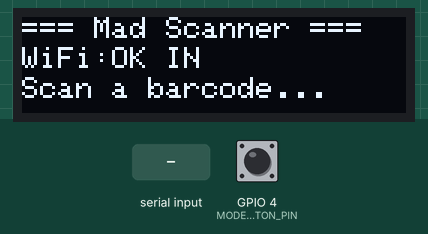
Recording of a sketch running on a simulated ESP32. Parts: 128×32 one-colour display. The test bench sets the inputs (shaded band); at power-on: GPIO 4 (MODE_BUTTON_PIN) HIGH. WiFi joins after 1.5 s; servers stay silent unless stated; uploads are accepted with an empty reply; what the sketch prints to the serial monitor is not drawn.

Above: at 5.0 s.
5.1 s: "out 1\n" received over the second serial link
At 7.7 s:
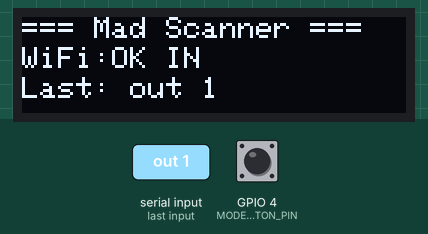
9.7 s: GPIO 4 (MODE_BUTTON_PIN) pulled LOW for 1.55 s
At 12.6 s:
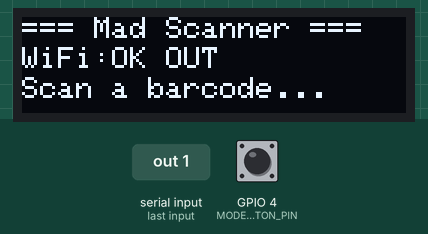
13.0 s: "in 1\n" received over the second serial link
At 16.4 s:
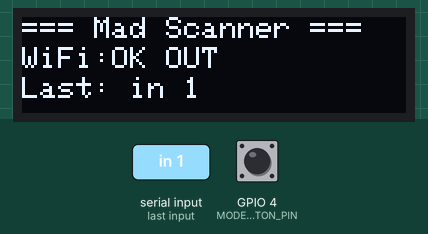
17.6 s: "HTTP/1.1 \n" received over the second serial link
At 20.1 s:
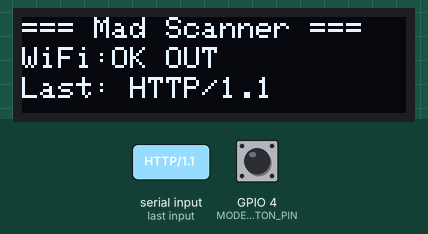
22.2 s: ":\n" received over the second serial link
At 25.6 s:
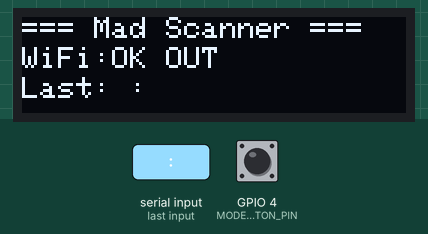
26.8 s: "out 150\n" received over the second serial link
At 29.4 s:
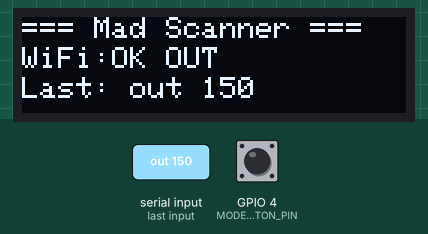
Timing chart, 0 to 30.9 s (numbered marks = the images above; inputs shaded):
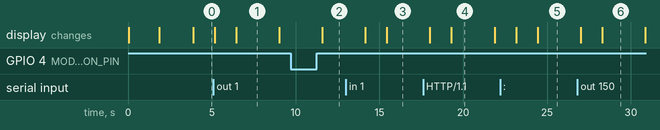

Measured:
- after the input at 5.1 s, the display: first changes after 0.07 s (image 1 shows a later state)
- after the input at 9.7 s, the display: changes after 1.9 s (image 2)
- after the input at 13.0 s, the display: first changes after 1.2 s (image 3 shows a later state)
- after the input at 17.6 s, the display: first changes after 0.41 s (image 4 shows a later state)
- after the input at 22.2 s, the display: first changes after 0.96 s (image 5 shows a later state)
- after the input at 26.8 s, the display: first changes after 0.21 s (image 6 shows a later state)
- what the display in image 1 shows lasts 2.5 s, from 6.5 s to 9.0 s

The sketch:

mad_scanner.ino
```cpp
#include <Wire.h>
#include <Adafruit_GFX.h>
#include <Adafruit_SSD1306.h>
#include <WiFi.h>
#include <WiFiClient.h>

// OLED Display setup
#define SCREEN_WIDTH 128
#define SCREEN_HEIGHT 32
#define OLED_RESET -1
Adafruit_SSD1306 display(SCREEN_WIDTH, SCREEN_HEIGHT, &Wire, OLED_RESET);

// UART for barcode scanner (SEN0486)
#define RXD 16  // ESP32 RX pin
#define TXD 17  // ESP32 TX pin
#define MODE_BUTTON_PIN 4  // Button to toggle IN/OUT mode (to GND)

// WiFi credentials
const char* ssid = "UniFi";
const char* password = "Tommeltot2020";

// API settings
const char* apiHostIp = "194.181.228.25";
const int apiPort = 80;
const char* apiHostHeader = "mad.cardinal.webd.pro";
const char* apiPath = "/api.php?endpoint=scan";
const char* apiPathGetMode = "/api.php?endpoint=device.get_mode";
const char* deviceToken = "mad-esp32-2026";

// State management
String lastScannedBarcode = "";
uint32_t lastScanTime = 0;
bool isConnected = false;
uint32_t lastDisplayRefresh = 0;
uint32_t lastWifiRetryAt = 0;
bool lastButtonState = HIGH;
uint32_t lastButtonDebounceAt = 0;
String lastSubmittedBarcode = "";
String lastSubmittedMode = "";
uint32_t lastSubmittedAt = 0;
const uint32_t duplicateWindowMs = 6000;
uint32_t lastModePollAt = 0;
const uint32_t modePollIntervalMs = 500;  // Poll every 500ms for responsive feedback

String normalizeBarcode(String barcode) {
    barcode.trim();
    if (barcode.length() == 0) {
        return "";
    }

    bool allDigits = true;
    for (int i = 0; i < barcode.length(); i++) {
        if (!isDigit(barcode[i])) {
            allDigits = false;
            break;
        }
    }

    if (!allDigits) {
        return barcode;
    }

    // Collapse repeated numeric payloads like EANx2/EANx3.
    for (int unitLen = 8; unitLen <= 14; unitLen++) {
        if (barcode.length() > unitLen && (barcode.length() % unitLen) == 0) {
            String unit = barcode.substring(0, unitLen);
            bool repeats = true;
            for (int pos = unitLen; pos < barcode.length(); pos += unitLen) {
                if (barcode.substring(pos, pos + unitLen) != unit) {
                    repeats = false;
                    break;
                }
            }
            if (repeats) {
                return unit;
            }
        }
    }

    return barcode;
}

enum ScanMode {
    MODE_IN,
    MODE_OUT
};

ScanMode currentMode = MODE_IN;

inline const char* modeToMovementType(int mode) {
    return mode == MODE_OUT ? "out" : "in";
}

String wifiStatusToString(wl_status_t status) {
    switch (status) {
        case WL_IDLE_STATUS: return "IDLE";
        case WL_NO_SSID_AVAIL: return "NO_SSID";
        case WL_SCAN_COMPLETED: return "SCAN_DONE";
        case WL_CONNECTED: return "CONNECTED";
        case WL_CONNECT_FAILED: return "CONNECT_FAILED";
        case WL_CONNECTION_LOST: return "CONNECTION_LOST";
        case WL_DISCONNECTED: return "DISCONNECTED";
        default: return "UNKNOWN";
    }
}

void setup() {
    Serial.begin(115200);
    Serial.println("\n\nESP32 Barcode Scanner starting...");

    // Initialize OLED
    if (!display.begin(SSD1306_SWITCHCAPVCC, 0x3C)) {
        Serial.println("SSD1306 allocation failed");
        while (1);
    }

    displaySplash();

    // Initialize scanner serial
    Serial2.begin(9600, SERIAL_8N1, RXD, TXD);
    Serial.println("Scanner serial initialized");

    pinMode(MODE_BUTTON_PIN, INPUT_PULLUP);
    Serial.println("Mode button initialized on GPIO4");

    // Connect to WiFi
    connectWiFi();
}

void loop() {
    if (WiFi.status() != WL_CONNECTED) {
        isConnected = false;
        if (millis() - lastWifiRetryAt > 15000) {
            lastWifiRetryAt = millis();
            Serial.println("WiFi lost. Retrying connection...");
            connectWiFi();
        }
    }

    bool buttonState = digitalRead(MODE_BUTTON_PIN);
    if (buttonState != lastButtonState && millis() - lastButtonDebounceAt > 60) {
        lastButtonDebounceAt = millis();
        lastButtonState = buttonState;

        if (buttonState == LOW) {
            currentMode = (currentMode == MODE_IN) ? MODE_OUT : MODE_IN;
            Serial.println(String("Mode switched to: ") + modeToMovementType(currentMode));
            // Send the new mode to server so web UI stays in sync
            if (isConnected) {
                sendModeToServer();
            }
        }
    }

    // Read from barcode scanner
    if (Serial2.available()) {
        String scanned = Serial2.readStringUntil('\n');
        scanned = normalizeBarcode(scanned);

        if (scanned.length() > 0) {
            lastScannedBarcode = scanned;
            lastScanTime = millis();
            Serial.println("Scanned: " + scanned + " | mode=" + String(modeToMovementType(currentMode)));

            displayScanned(scanned);

            // Send to API
            if (isConnected) {
                sendToAPI(scanned);
            }
        }
    }

    // Update display every 500ms
    if (millis() - lastDisplayRefresh > 500) {
        lastDisplayRefresh = millis();
        displayStatus();
    }

    // Poll server for mode every 2 seconds
    if (isConnected && millis() - lastModePollAt > modePollIntervalMs) {
        lastModePollAt = millis();
        pollServerMode();
    }

    delay(10);
}

void displaySplash() {
    display.clearDisplay();
    display.setTextSize(1);
    display.setTextColor(SSD1306_WHITE);
    display.setCursor(0, 0);
    display.println("Mad Scanner v1.0");
    display.println("SEN0486 + SSD1306");
    display.println("");
    display.println("Initializing...");
    display.display();
}

void displayStatus() {
    display.clearDisplay();
    display.setTextSize(1);
    display.setTextColor(SSD1306_WHITE);

    // Title
    display.setCursor(0, 0);
    display.println("=== Mad Scanner ===");

    // WiFi status + mode
    display.setCursor(0, 10);
    if (isConnected) {
        display.println(String("WiFi:OK ") + (currentMode == MODE_IN ? "IN" : "OUT"));
    } else {
        display.println(String("WiFi:NO ") + (currentMode == MODE_IN ? "IN" : "OUT"));
    }

    // Last scanned (or waiting)
    display.setCursor(0, 20);
    if (millis() - lastScanTime < 3000 && lastScannedBarcode.length() > 0) {
        String display_text = lastScannedBarcode;
        if (display_text.length() > 20) {
            display_text = display_text.substring(0, 20);
        }
        display.println("Last: " + display_text);
    } else {
        display.println("Scan a barcode...");
    }

    display.display();
}

void displayScanned(String barcode) {
    display.clearDisplay();
    display.setTextSize(1);
    display.setTextColor(SSD1306_WHITE);

    display.setCursor(0, 0);
    display.println("=== Scanned ===");

    // Display barcode in chunks
    display.setCursor(0, 10);
    String chunk1 = barcode.substring(0, min(20, (int)barcode.length()));
    display.println(chunk1);

    if (barcode.length() > 20) {
        display.setCursor(0, 20);
        String chunk2 = barcode.substring(20);
        if (chunk2.length() > 20) chunk2 = chunk2.substring(0, 20);
        display.println(chunk2);
    }

    display.display();
}

void connectWiFi() {
    display.clearDisplay();
    display.setTextSize(1);
    display.setTextColor(SSD1306_WHITE);
    display.setCursor(0, 0);
    display.println("Connecting WiFi...");
    display.println(ssid);
    display.display();

    WiFi.mode(WIFI_STA);
    WiFi.setSleep(false);
    WiFi.setAutoReconnect(true);
    WiFi.disconnect(true, true);
    delay(300);
    WiFi.begin(ssid, password);

    int attempts = 0;
    while (WiFi.status() != WL_CONNECTED && attempts < 60) {
        delay(500);
        Serial.print(".");
        attempts++;
    }

    wl_status_t status = WiFi.status();

    if (status == WL_CONNECTED) {
        isConnected = true;
        Serial.println("\nWiFi connected!");
        Serial.println("SSID: " + WiFi.SSID());
        Serial.println("IP: " + WiFi.localIP().toString());
        Serial.println("RSSI: " + String(WiFi.RSSI()));

        display.clearDisplay();
        display.setCursor(0, 0);
        display.println("WiFi OK!");
        display.println("IP: " + WiFi.localIP().toString());
        display.display();
        delay(2000);
    } else {
        isConnected = false;
        Serial.println("\nWiFi connection failed!");
        Serial.println("Reason: " + wifiStatusToString(status));
        Serial.println("Tips: Use 2.4GHz, WPA2, exact SSID/password");

        display.clearDisplay();
        display.setCursor(0, 0);
        display.println("WiFi Failed!");
        display.println(wifiStatusToString(status));
        display.display();
        delay(2000);
    }
}

void sendToAPI(String barcode) {
    if (!isConnected) return;

    String movementType = String(modeToMovementType(currentMode));
    if (barcode == lastSubmittedBarcode && movementType == lastSubmittedMode && (millis() - lastSubmittedAt) < duplicateWindowMs) {
        Serial.println("Duplicate scan suppressed (client-side)");
        return;
    }

    // Build JSON payload
    String payload = "{\"barcode\":\"" + barcode + "\",\"household_id\":1,\"location_id\":1,\"movement_type\":\"" + movementType + "\",\"quantity\":1}";

    Serial.println("Sending to API: " + payload);

    WiFiClient client;
    if (!client.connect(apiHostIp, apiPort)) {
        Serial.println("API Error: TCP connect failed");
        return;
    }

    client.print(String("POST ") + apiPath + " HTTP/1.1\r\n");
    client.print(String("Host: ") + apiHostHeader + "\r\n");
    client.print("User-Agent: MadScannerESP32/1.0\r\n");
    client.print("Connection: close\r\n");
    client.print("Content-Type: application/json\r\n");
    client.print(String("X-Device-Token: ") + deviceToken + "\r\n");
    client.print(String("Content-Length: ") + payload.length() + "\r\n\r\n");
    client.print(payload);

    uint32_t started = millis();
    while (!client.available() && millis() - started < 8000) {
        delay(10);
    }

    if (!client.available()) {
        Serial.println("API Error: timeout waiting for response");
        client.stop();
        return;
    }

    String statusLine = client.readStringUntil('\n');
    statusLine.trim();
    Serial.println("API Raw: " + statusLine);

    int httpCode = -1;
    if (statusLine.startsWith("HTTP/1.1 ") || statusLine.startsWith("HTTP/1.0 ")) {
        int firstSpace = statusLine.indexOf(' ');
        int secondSpace = statusLine.indexOf(' ', firstSpace + 1);
        if (firstSpace > 0 && secondSpace > firstSpace) {
            httpCode = statusLine.substring(firstSpace + 1, secondSpace).toInt();
        }
    }

    if (httpCode == 200 || httpCode == 201) {
        Serial.println("API Response: Success");
        lastSubmittedBarcode = barcode;
        lastSubmittedMode = movementType;
        lastSubmittedAt = millis();
    } else {
        Serial.println("API Response: " + String(httpCode));
    }

    String body = "";
    bool inBody = false;
    while (client.connected() || client.available()) {
        String line = client.readStringUntil('\n');
        if (!inBody) {
            if (line == "\r" || line.length() == 0) {
                inBody = true;
            }
            continue;
        }
        body += line;
    }

    body.trim();
    if (body.length() > 0) {
        Serial.println("API Body: " + body);
    }

    client.stop();
}

void pollServerMode() {
    if (!isConnected) return;

    WiFiClient client;
    if (!client.connect(apiHostIp, apiPort)) {
        Serial.println("Poll Error: TCP connect failed");
        return;
    }

    client.print(String("GET ") + apiPathGetMode + " HTTP/1.1\r\n");
    client.print(String("Host: ") + apiHostHeader + "\r\n");
    client.print("User-Agent: MadScannerESP32/1.0\r\n");
    client.print("Connection: close\r\n");
    client.print(String("X-Device-Token: ") + deviceToken + "\r\n\r\n");

    uint32_t started = millis();
    while (!client.available() && millis() - started < 5000) {
        delay(10);
    }

    if (!client.available()) {
        Serial.println("Poll Error: timeout waiting for response");
        client.stop();
        return;
    }

    String statusLine = client.readStringUntil('\n');
    statusLine.trim();

    int httpCode = -1;
    if (statusLine.startsWith("HTTP/1.1 ") || statusLine.startsWith("HTTP/1.0 ")) {
        int firstSpace = statusLine.indexOf(' ');
        int secondSpace = statusLine.indexOf(' ', firstSpace + 1);
        if (firstSpace > 0 && secondSpace > firstSpace) {
            httpCode = statusLine.substring(firstSpace + 1, secondSpace).toInt();
        }
    }

    if (httpCode != 200) {
        Serial.println("Poll Error: HTTP " + String(httpCode));
        client.stop();
        return;
    }

    String body = "";
    bool inBody = false;
    while (client.connected() || client.available()) {
        String line = client.readStringUntil('\n');
        if (!inBody) {
            if (line == "\r" || line.length() == 0) {
                inBody = true;
            }
            continue;
        }
        body += line;
    }

    body.trim();
    if (body.length() == 0) {
        client.stop();
        return;
    }

    // Parse JSON response to extract "mode"
    // Expected: {"status":"ok","mode":"in"...} or {"status":"ok","mode":"out"...}
    int modeIndex = body.indexOf("\"mode\"");
    if (modeIndex < 0) {
        Serial.println("Poll: no mode field");
        client.stop();
        return;
    }

    int colonIndex = body.indexOf(":", modeIndex);
    if (colonIndex < 0) {
        client.stop();
        return;
    }

    int quoteStart = body.indexOf("\"", colonIndex);
    int quoteEnd = body.indexOf("\"", quoteStart + 1);
    if (quoteStart < 0 || quoteEnd < 0) {
        client.stop();
        return;
    }

    String modeValue = body.substring(quoteStart + 1, quoteEnd);
    modeValue.trim();

    Serial.println("Poll Response: mode=" + modeValue);

    // Update local mode based on server response
    if (modeValue == "out") {
        if (currentMode != MODE_OUT) {
            Serial.println("Server updated mode to OUT");
            currentMode = MODE_OUT;
        }
    } else if (modeValue == "in") {
        if (currentMode != MODE_IN) {
            Serial.println("Server updated mode to IN");
            currentMode = MODE_IN;
        }
    }

    client.stop();
}

void sendModeToServer() {
    if (!isConnected) {
        Serial.println("Mode: not connected, cannot send to server");
        return;
    }

    const char* mode = modeToMovementType(currentMode);
    String payload = String("{\"mode\":\"") + mode + "\"}";

    Serial.println("Sending mode to server: " + payload);

    WiFiClient client;
    if (!client.connect(apiHostIp, apiPort)) {
        Serial.println("Mode Send Error: TCP connect failed");
        return;
    }

    String setModeEndpoint = String(apiPathGetMode);
    setModeEndpoint.replace("device.get_mode", "device.set_mode");

    client.print(String("POST ") + setModeEndpoint + " HTTP/1.1\r\n");
    client.print(String("Host: ") + apiHostHeader + "\r\n");
    client.print("User-Agent: MadScannerESP32/1.0\r\n");
    client.print("Connection: close\r\n");
    client.print("Content-Type: application/json\r\n");
    client.print(String("X-Device-Token: ") + deviceToken + "\r\n");
    client.print(String("Content-Length: ") + payload.length() + "\r\n\r\n");
    client.print(payload);

    uint32_t started = millis();
    while (!client.available() && millis() - started < 5000) {
        delay(10);
    }

    if (!client.available()) {
        Serial.println("Mode Send Error: timeout");
        client.stop();
        return;
    }

    String statusLine = client.readStringUntil('\n');
    statusLine.trim();

    int httpCode = -1;
    if (statusLine.startsWith("HTTP/1.1 ") || statusLine.startsWith("HTTP/1.0 ")) {
        int firstSpace = statusLine.indexOf(' ');
        int secondSpace = statusLine.indexOf(' ', firstSpace + 1);
        if (firstSpace > 0 && secondSpace > firstSpace) {
            httpCode = statusLine.substring(firstSpace + 1, secondSpace).toInt();
        }
    }

    if (httpCode == 200 || httpCode == 201) {
        Serial.println("Mode Send: Server updated OK");
    } else {
        Serial.println("Mode Send Error: HTTP " + String(httpCode));
    }

    while (client.connected() || client.available()) {
        String line = client.readStringUntil('\n');
    }

    client.stop();
}
```
